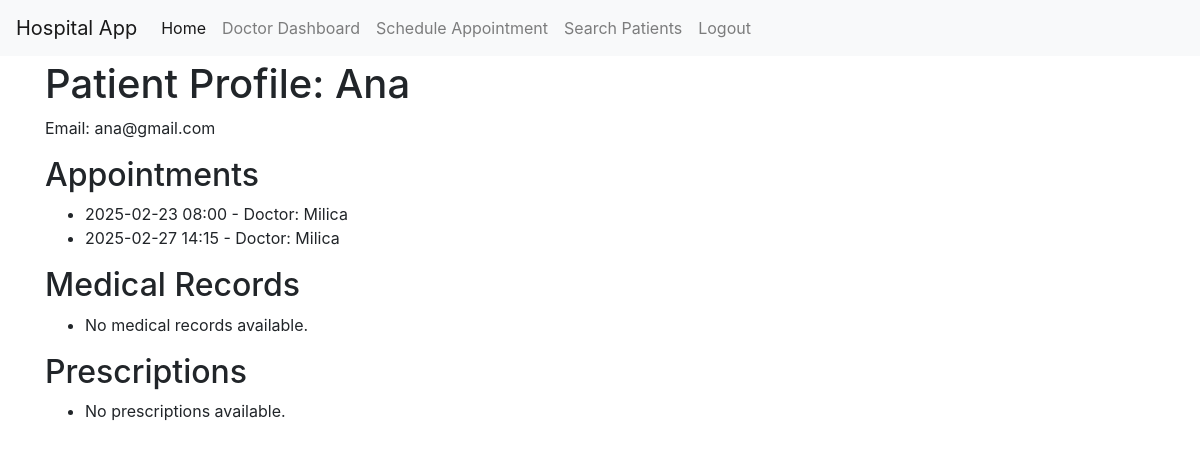
The app's page /doctor/patient_profile/5 (signed in) with its own data.
### models.py (models this page shows, shortened)
class User(UserMixin, db.Model):
    __tablename__ = 'user'
    id = db.Column(db.Integer, primary_key=True)
    email = db.Column(db.String(120), index=True, unique=True, nullable=False)
    password_hash = db.Column(db.String(128), nullable=False)
    role = db.Column(db.String(20), default='patient', nullable=False)  # role: admin, doctor, patient
    appointments = db.relationship('Appointment', backref='doctor', lazy=True, foreign_keys='Appointment.doctor_id')  # Specify foreign key
    medical_records = db.relationship('MedicalRecord', backref='patient', lazy=True)
    name = db.Column(db.String(64), index=True)
    specialization = db.Column(db.String(100), nullable=True)
    position = db.Column(db.String(100), nullable=True)  # Staff

class Appointment(db.Model):
    __tablename__ = 'appointment'
    id = db.Column(db.Integer, primary_key=True)
    appointment_date = db.Column(db.Date, nullable=False)
    appointment_time = db.Column(db.Time, nullable=False)
    patient_id = db.Column(db.Integer, db.ForeignKey('user.id'), nullable=False)
    doctor_id = db.Column(db.Integer, db.ForeignKey('user.id'), nullable=False)
    medical_record_id = db.Column(db.Integer, db.ForeignKey('medical_record.id'))

### app.py (the view)
@app.route('/doctor/patient_profile/<int:patient_id>')
@login_required
def patient_profile(patient_id):
    if current_user.role != 'doctor':
        return "You are not authorized to access this page."
    patient = User.query.get_or_404(patient_id)
    appointments = Appointment.query.filter_by(patient_id=patient.id).order_by(Appointment.appointment_date, Appointment.appointment_time).all()
    medical_records = MedicalRecord.query.filter_by(patient_id=patient.id).all()
    prescriptions = Prescription.query.filter_by(patient_id=patient.id).all()
    return render_template('doctor/patient_profile.html', patient=patient, appointments=appointments, medical_records=medical_records, prescriptions=prescriptions)

### app.py (called while the page is built)
@login_manager.user_loader
def load_user(user_id):
    return db.session.get(User, int(user_id))

### templates/doctor/patient_profile.html
{% extends 'base.html' %} {% block content %}
<h1>Patient Profile: {{ patient.name }}</h1>
<p>Email: {{ patient.email }}</p>
<h2>Appointments</h2>
<ul>
	{% for appointment in appointments %}
	<li>
		{{ appointment.appointment_date.strftime('%Y-%m-%d') }} {{
		appointment.appointment_time.strftime('%H:%M') }} - Doctor: {{
		appointment.doctor.name }}
	</li>
	{% else %}
	<li>No appointments available.</li>
	{% endfor %}
</ul>
<h2>Medical Records</h2>
<ul>
	{% for record in medical_records %}
	<li>{{ record.id }} - {{ record.report }}</li>
	{% else %}
	<li>No medical records available.</li>
	{% endfor %}
</ul>
<h2>Prescriptions</h2>
<ul>
	{% for prescription in prescriptions %}
	<li>
		{{ prescription.date.strftime('%Y-%m-%d %H:%M') }} - {{
		prescription.medication }}: {{ prescription.dosage }} ({{
		prescription.instructions }})
	</li>
	{% else %}
	<li>No prescriptions available.</li>
	{% endfor %}
</ul>
{% endblock %}

### templates/base.html (style rules this page uses)
body { padding-top: 60px; }

### records on screen
User: name "Ana", email "ana@gmail.com"
Appointment: appointment_date "2025-02-23", appointment_time "08:00", doctor.name "Milica"
Appointment: appointment_date "2025-02-27", appointment_time "14:15", doctor.name "Milica"
